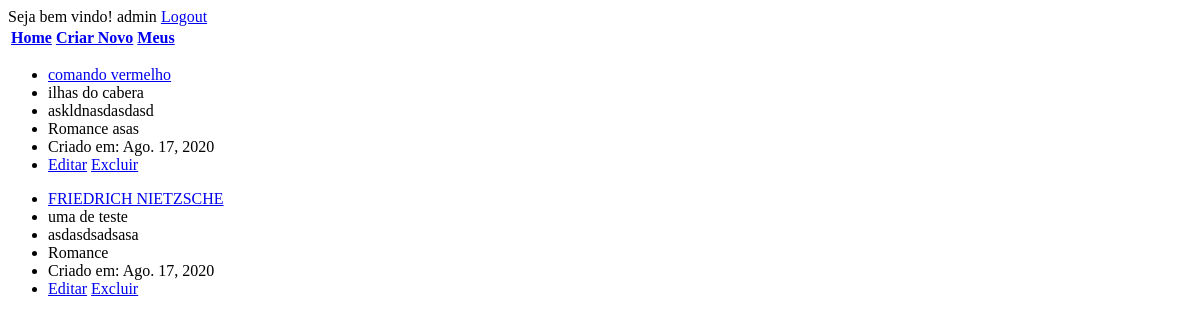
/mypersos/ (signed in), run on an earlier commit of the app's database.
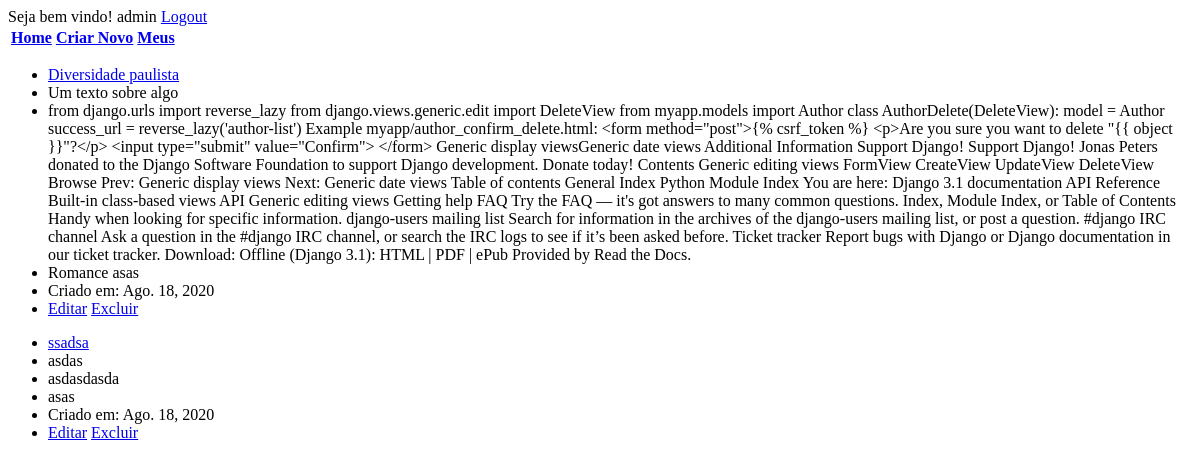
And on a later commit of the database.
### browser/models.py (models this page shows, shortened)
class Persos(models.Model):
    title = models.CharField(max_length=100)
    sub_title = models.CharField(max_length=255, null=True, blank=True)
    content = models.TextField()
    created = models.DateField(auto_now=True)
    user = models.ForeignKey(User, related_name='persos', on_delete=models.CASCADE)
    categories = models.ManyToManyField(CategoryContent)
    class Meta:
        ordering = ['created']

class CategoryContent(models.Model):
    name = models.CharField(max_length=100)
    created = models.DateField(auto_now=True)

### browser/views.py (the view)
# urls.py: path('mypersos/', views.MyPersos.as_view(), name='my_persos'),
class MyPersos(ListView):
    context_object_name = 'objects'
    def get_queryset(self):
        return Persos.objects.filter(user=self.request.user.id)

### templates/browser/persos_list.html (shortened to what this page needs)
{% extends 'layout.html' %}
{% block content %}
    {% for object in objects %}
        <ul>
            <li><a href="{% url 'single_detail' object.id %}">{{ object.title }}</a></li>
            {% if object.sub_title %}
                <li>{{ object.sub_title }}</li>
            {% endif %}
            <li>{{ object.content }}</li>
            <li>{% for cat in object.categories.all %}{{ cat.name }} {% endfor %}</li>
            <li>Criado em: {{ object.created }}</li>
            <li><a href="{% url 'update' object.id %}">Editar</a>   <a href="{% url 'delete' object.id %}">Excluir</a></li>
        </ul>
    {% endfor %}
{% endblock %}

What changed in the data, as far as the page shows it:
removed Persos: title "comando vermelho", sub_title "ilhas do cabera", content "askldnasdasdasd", created "Ago. 17, 2020", CategoryContent (name "Romance"), CategoryContent (name "asas")
removed Persos: title "FRIEDRICH NIETZSCHE", sub_title "uma de teste", content "asdasdsadsasa", created "Ago. 17, 2020", CategoryContent (name "Romance")
added Persos: title "Diversidade paulista", sub_title "Um texto sobre algo", content "from django.urls import reverse_lazy from django.views.generic.edit import DeleteView from myapp.models import Author class AuthorDelete(DeleteView): model = Author success_url = reverse_lazy('author-list') Example myapp/author_confirm_delete.html: <form method=\"post\">{% csrf_token %} <p>Are you sure you want to delete \"{{ object }}\"?</p> <input type=\"submit\" value=\"Confirm\"> </form> Generic display viewsGeneric date views Additional Information Support Django! Support Django! Jonas Peters donated to the Django Software Foundation to support Django development. Donate today! Contents Generic editing views FormView CreateView UpdateView DeleteView Browse Prev: Generic display views Next:…", created "Ago. 18, 2020", CategoryContent (name "Romance"), CategoryContent (name "asas")
added Persos: title "ssadsa", sub_title "asdas", content "asdasdasda", created "Ago. 18, 2020", CategoryContent (name "asas")
